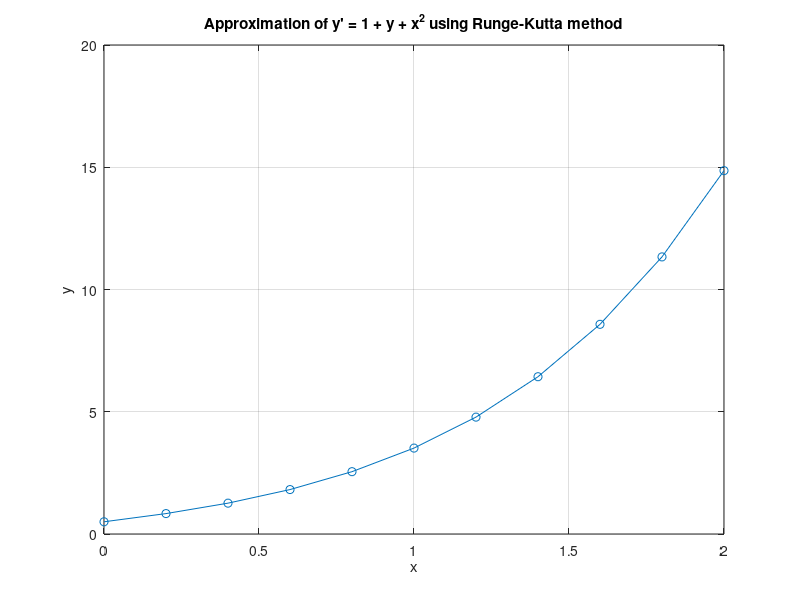

Write the MATLAB code that produced this figure.
% Runge-Kutta method for solving a differential equation
% dy/dx = 1 + y + x^2
% Initial condition: y(0) = 0.5
% Step size: h = 0.2

% Define the differential equation function
f = @(x, y) 1 + y + x^2;

% Define the initial condition
x0 = 0;     % Initial x-value
y0 = 0.5;   % Initial y-value

% Define the step size
h = 0.2;

% Define the number of steps
N = 10;     % Number of iterations

% Initialize arrays to store x and y values
x = zeros(N+1, 1);
y = zeros(N+1, 1);

% Set initial values
x(1) = x0;
y(1) = y0;

% Perform Runge-Kutta iterations
for i = 1:N
    k1 = f(x(i), y(i));
    k2 = f(x(i) + h/2, y(i) + h * k1/2);
    k3 = f(x(i) + h/2, y(i) + h * k2/2);
    k4 = f(x(i) + h, y(i) + h * k3);
    
    y(i+1) = y(i) + h* (k1 + 2*k2 + 2*k3 + k4) / 6;
    x(i+1) = x(i) + h;
end

% Plot the result
plot(x, y, '-o');
xlabel('x');
ylabel('y');
title("Approximation of y' = 1 + y + x^2 using Runge-Kutta method");
grid on;
